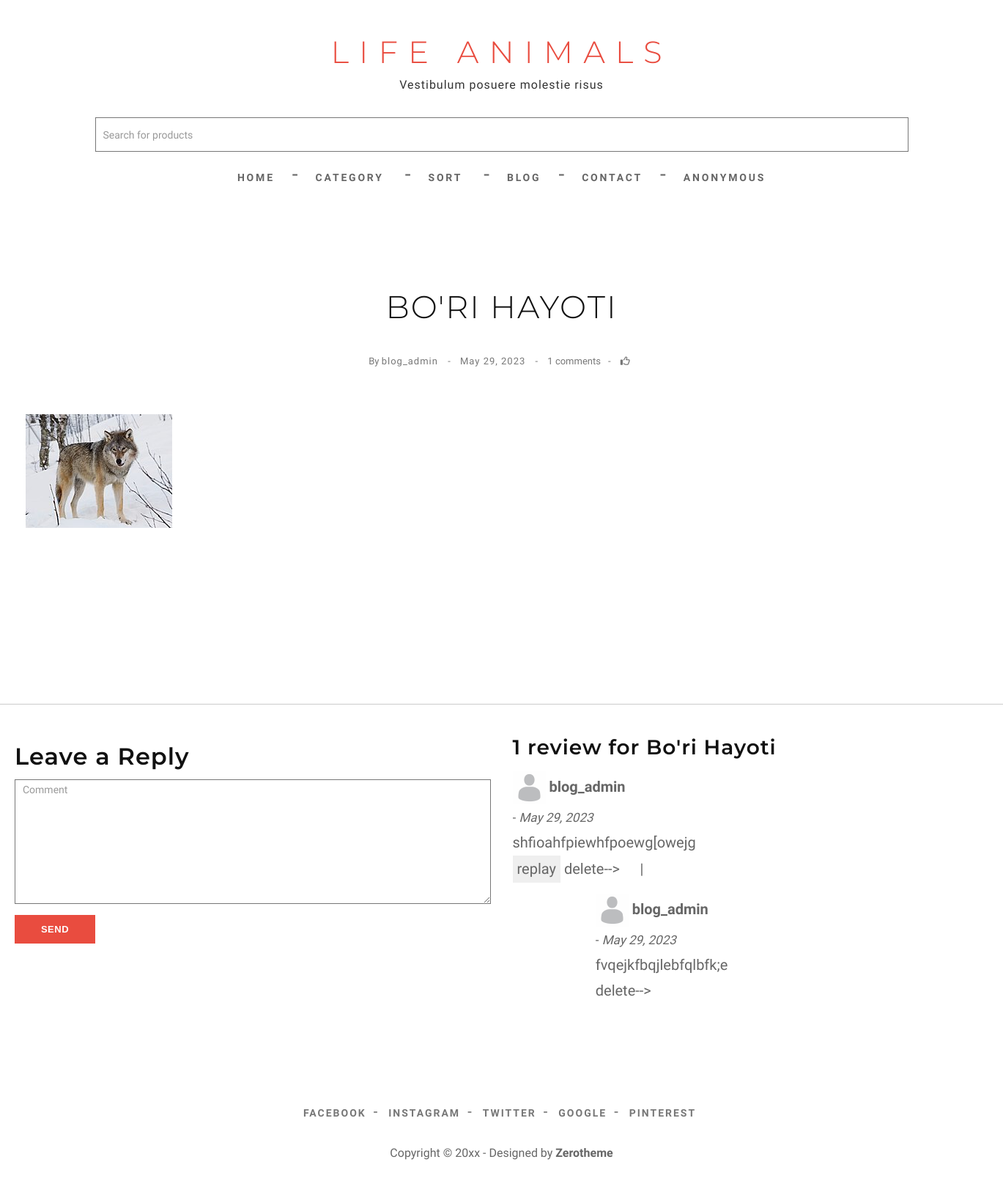
Screenshot of /detail/3/ with the database file from the repository.
### main/models.py (models this page shows, shortened)
class Article(models.Model):
    title = models.CharField(max_length=250)
    slug = models.SlugField(max_length=250)
    category = models.ForeignKey(
        Category, on_delete=models.PROTECT, related_name='articles_cat')
    image = models.ImageField(upload_to='article/%Y/%m/%d')
    author = models.ForeignKey(
        User, on_delete=models.PROTECT, related_name='articles_user')
    published = models.DateField(auto_now_add=True)
    body = QuillField()
    tag = models.ManyToManyField(Tag, related_name='articles_tag')
    class Meta:
        ordering = ["-id"]

class Comment(models.Model):
    article = models.ForeignKey(
        Article, on_delete=models.CASCADE, related_name="comments")
    user = models.ForeignKey(User, on_delete=models.PROTECT, null=True)
    comment = models.TextField()
    published = models.DateField(auto_now_add=True)

class Reply_Comment(models.Model):
    for_comment = models.ForeignKey(
        Comment, on_delete=models.CASCADE, related_name='reply_comments')
    user = models.ForeignKey(User, on_delete=models.PROTECT, null=True)
    replay_comment = models.TextField()
    published = models.DateField(auto_now_add=True)

### main/views.py (the view)
# urls.py: path('detail/<pk>/', views.Detail_Article.as_view(), name='detail'),
class Detail_Article(DetailView):
    model = Article
    template_name = 'detail_article.html'

### main/context_cat.py (called while the page is built)
def main_context(request):
    all_categories = Category.objects.all()
    data = {
        'all_categories': all_categories,
    }
    return data

### templates/detail_article.html (shortened to what this page needs)
{% extends "base.html" %}
{% load static %}
{% block content %}
<div id="page-content">
	<div class="box-content">
		<div class="container-fluid">
			<article class="single-post">
				<div class="wrap-post">
					<div class="entry-header text-center">
						<h1 class="entry-title">{{object.title}}</h1>
						<span class="entry-meta">
							<ul class="list-inline link">
								<li>By <a href="{% url 'main:sort_by_author' object.author.id %}">{{object.author}}</a>
								</li>
								<li><a
										href="{% url 'main:sort_by_published' object.published %}">{{object.published}}</a>
								</li>
								<li>{{object.comments.count}} comments</li>
								<li><a href="#"><i class="fa-regular fa-thumbs-up"></i></a></li>
							</ul>
						</span>
					</div>
					<div class="post-thumbnail-wrap">
						<div class="portfolio-box">
							<img src="{{object.image.url}}" class="img-responsive" alt="">
						</div>
					</div>
					<div class="entry-content">
					</div>
				</div>
			</article>
		</div>
		<div class="container-fluid">
			<div class="row">
				<div class="comments-are">
					<div id="comment">
						<div class="row">
							<div class="col-md-6">
								<form name="formcomment" method="post" action="{% url 'main:comment' object.id %}">
									<h3>Leave a Reply</h3>
									<div class="form-group">
										<textarea name="comment" id="message" class="form-control" rows="4" cols="25"
											required="required" placeholder="Comment"></textarea>
									</div>
									<button type="submit" class="btn btn-skin btn-sm" name="submitcomment">send</button>
								</form>
							</div>
							<div class="col-md-6">
								<h4 class="mb-4">{{object.comments.count}} review for {{object.title|title}}
								</h4>
								{% for comment in object.comments.all %}
								<div class="media mb-4">
									<img src="{% static 'images/default_person_image.jpg' %}" alt="Image"
										lass="img-fluid mr-3 mt-1" style="width: 45px;">
									<b>
										{% if comment.user == None %}
										Anonymus user
										{% else %}
										{{comment.user.username}}
										{% endif %}
									</b>
									<br>
									<small> - <i>{{comment.published}}</i></small>
									<div class="media-body">
										{{comment.comment}}
										<br>
										<button onclick="replay({{comment.id}})">replay</button>
										delete-->
										<a href="{% url 'main:delete_comment' comment.id %}">
											<i class="fa fa-trash"></i>
										</a>|
									</div>
									<div class="row">
										<div class="col-sm-2"></div>
										<div class="col-sm-10">
											{% for replay_comment in comment.reply_comments.all %}
											<div class="media mb-4">
												<img src="{% static 'images/default_person_image.jpg' %}" alt="Image"
													lass="img-fluid mr-3 mt-1" style="width: 45px;">
												<b>
													{% if replay_comment.user == None %}
													Anonymus user
													{% else %}
													{{replay_comment.user.username}}
													{% endif %}
												</b>
												<br>
												<small> - <i>{{replay_comment.published}}</i></small>
												<div class="media-body">
													{{replay_comment.replay_comment}}
													<br>
													delete-->
													<a href="{% url 'main:delete_replay_comment' replay_comment.id %}">
														<i class="fa fa-trash"></i>
													</a>
												</div>
											</div>
											{% endfor %}
										</div>
									</div>
									{% endfor %}
								</div>
							</div>
						</div>
					</div>
				</div>
			</div>
		</div>
		{% endblock content %}

### staticfiles/css/style.css (style rules this page uses)
body { font-family: 'Josefin Sans', sans-serif;font-weight: 300;color: #666;background-color: #fff;font-size: 20px;line-height: 1.75;hyphens: auto;overflow-wrap: break-word; }
html, body { width:100%; padding:0; margin:0; }
html { -webkit-text-size-adjust: none; }
img { max-width:100%; height: auto;width: auto\9; }
h1 { font-size: 38px; }
h3 { font-size: 32px; }
h4 { font-size: 28px; }
h1,h2,h3,h4,h5,h6 { font-weight: 600;color: #111;font-family: 'Montserrat',sans-serif;letter-spacing: 1px;line-height: 1.3; }
a { color: #fff;-webkit-transition: all .3s ease-in-out;-moz-transition: all .3s ease-in-out;transition: all .3s ease-in-out; }
button { border: none;outline: 0; }
ul li { list-style: none; }
input:not([type]), input[type="color"], input[type="email"], input[type="number"], input[type="password"], input[type="tel"], input[type="url"], input[type="text"], input[type="search"], textarea, .form-control, select { border-radius: 0 0 0 0; box-shadow: none; color: #999999; display: block; font-size: 14px; font-weight: normal; height: 47px; line-height: 1.2; margin: 10px 0; outline: medium none; padding: 5px 10px; transition: border-color 0.2s ease-in-out 0s, color 0.2s ease-in-out 0s; width: 100%; background-color: #fff; border: 1px solid #777; }
.post:after, .post:before, article:after, article:before, section:after, section:before { clear: both; content: '\0020'; display: block; visibility: hidden; width: 0; height: 0; }
.link a { display:inline-block;text-decoration:none;letter-spacing:1px; color: #888888; }
.link li:after { content: "-";padding: 0 10px; }
.link li:last-child:after { content:'';padding:0px;display:none }
ul.link li { padding: 0;margin: 0; }
.box-content { padding: 50px 0 30px; }
article.single-post { padding-bottom: 0; }
article.single-post .wrap-post, .comments-are { padding:30px 20px; position: relative; }
article { background: #ffffff; color: #3F3F3F; margin: 50px 0;border-bottom: 1px solid #e1e1e1;padding-bottom: 50px; }
article:last-child { border-bottom: none; }
article:after, article:before { clear: both; content: '\0020'; display: block; visibility: hidden; width: 0; height: 0; }
article .post-thumbnail-wrap { text-align: center;width: 100%;margin-bottom: 10px; }
article .entry-header { margin-bottom: 30px; }
article.single-post .entry-header { margin-bottom: 60px; }
article.single-post .entry-header h1.entry-title { font-size: 43px;line-height: 30px;letter-spacing: 2px;font-weight: 300;margin: 0;text-transform: uppercase;margin-bottom: 40px;line-height: 1.1 }
article .entry-header .entry-meta { color: #777;font-size: 13px; }
article .entry-header .entry-meta a { color: #777; }
article .entry-content { text-align: left;margin-top: 30px; }
article.single-post .entry-content { padding: 40px 120px; }
.comments-are { border-top: 1px solid #ccc;margin: 50px auto ; }
.comments-are textarea { height:170px; }
.portfolio-box { display: block;position: relative;margin: 0 auto 30px;overflow: hidden; }
.portfolio-box:before { z-index:1;content:"";position:absolute;left: 10px;right: 10px;top:10px;bottom:10px;border-top:2px solid #E94C3F;border-bottom:2px solid #E94C3F;transform:scale(0,1);-moz-transform:scale(0,1);-webkit-transform:scale(0,1);-ms-transform:scale(0,1);transition:all 0.4s ease-in-out 0s;-moz-transition:all 0.4s ease-in-out 0s;-webkit-transition:all 0.4s ease-in-out 0s; }
.portfolio-box:after { z-index:1;content:"";position:absolute;left:10px;right:10px;top: 10px;bottom: 10px;border-left:2px solid #E94C3F;border-right:2px solid #E94C3F;transform:scale(1,0);-moz-transform:scale(1,0);-webkit-transform:scale(1,0);-ms-transform:scale(1,0);transition:all 0.4s ease-in-out 0s;-moz-transition:all 0.4s ease-in-out 0s;-webkit-transition:all 0.4s ease-in-out 0s; }
.btn { border-radius: 0; outline: none; color: #785843; font-family: 'Oswald', sans-serif; text-decoration: none; text-transform: uppercase; letter-spacing: .5px; font-weight: bold; font-size: 13px; }
.btn-skin { padding: 9px 24px;color: #fff;background-color: #E94C3F;min-width: 110px;margin-bottom: 10px; }

### rows the page displays
Article: title "BO'RI HAYOTI", author "blog_admin", published "May 29, 2023", comments.count "1", image (picture), title "Bo'ri Hayoti"
Comment: user.username "blog_admin", published "May 29, 2023", comment "shfioahfpiewhfpoewg[owejg"
Reply_Comment: user.username "blog_admin", published "May 29, 2023", replay_comment "fvqejkfbqjlebfqlbfk;e"
